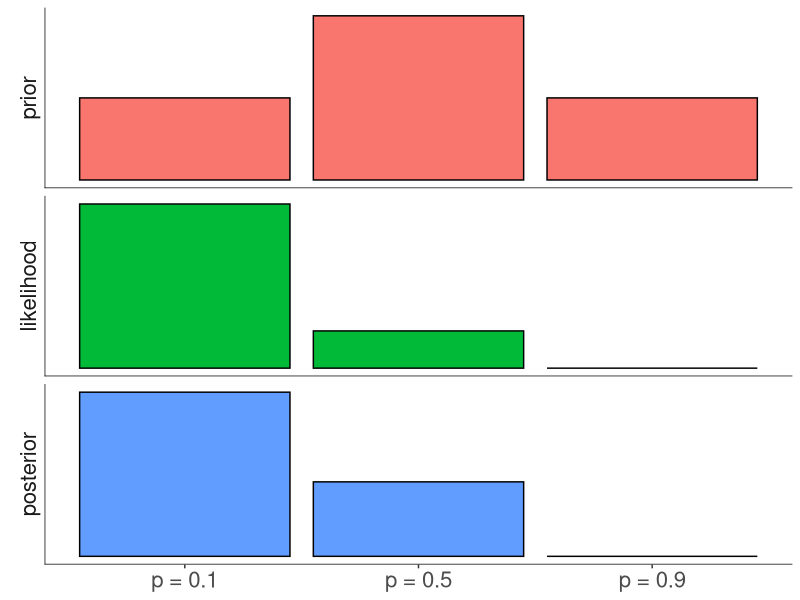
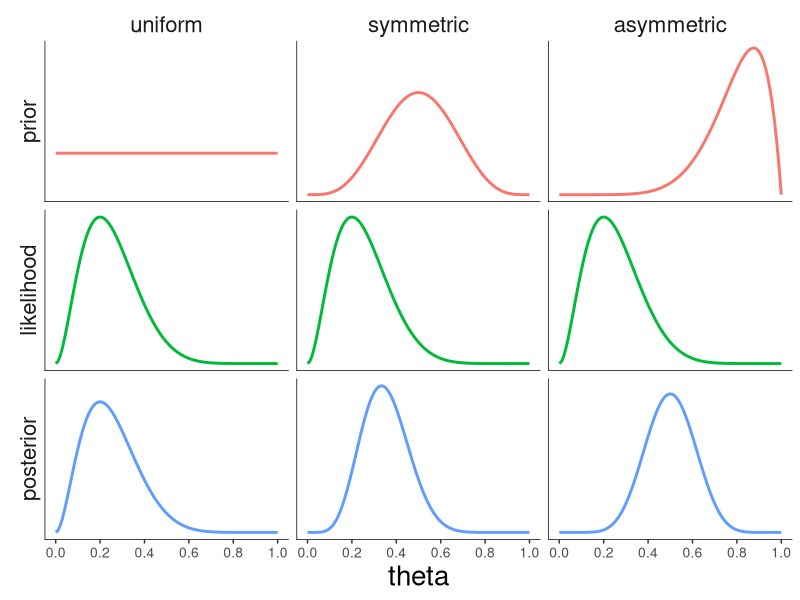
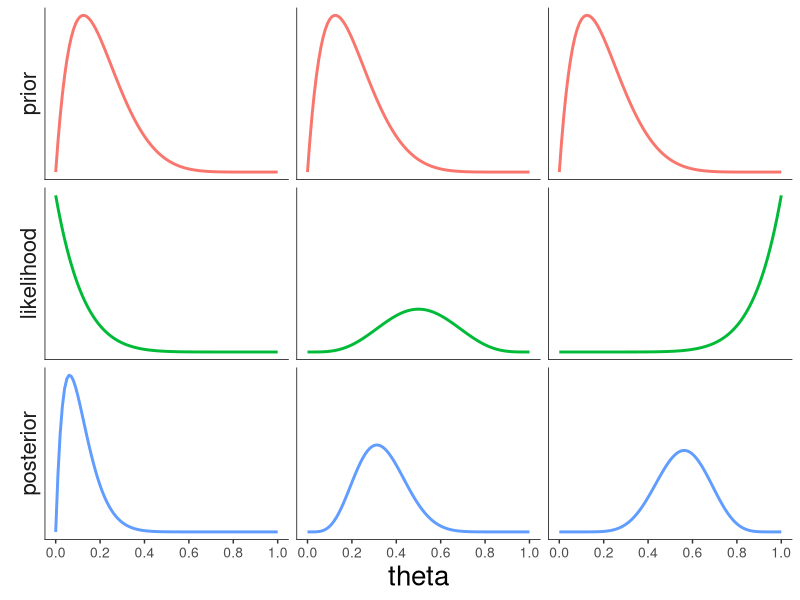
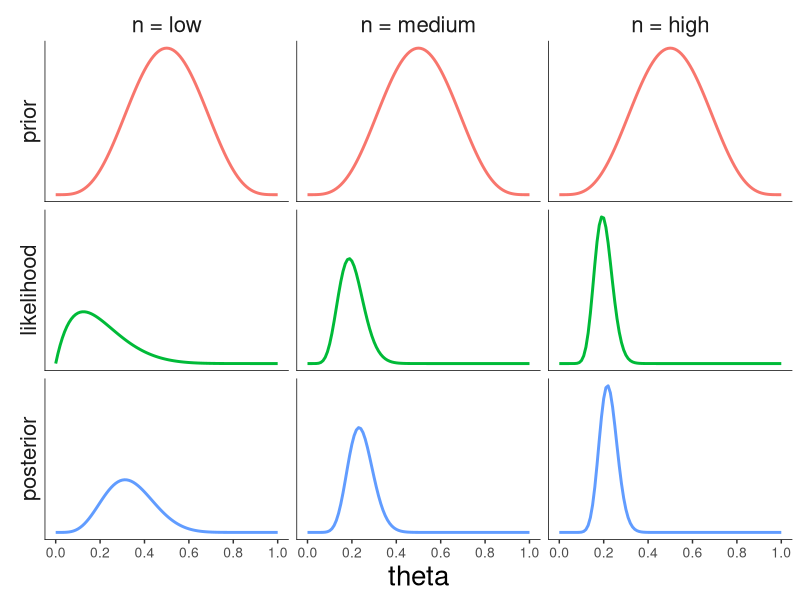

The R source for these figures, in order:
## ---- chunk 1
library("knitr")      # for knitting RMarkdown 
library("patchwork")  # for figure panels
library("tidyverse")  # for wrangling, plotting, etc. 
## ---- chunk 2
theme_set(theme_classic() + #set the theme 
    theme(text = element_text(size = 20))) #set the default text size
## ---- chunk 3
# data 
data = c(0, 1, 1, 0, 1, 1, 1, 1)

# whether observation is a success or failure 
success = c(0, cumsum(data)) 
failure = c(0, cumsum(1 - data))
# I've added 0 at the beginning to show the prior

# plotting function
fun.plot_beta = function(success, failure){
  ggplot(data = tibble(x = c(0, 1)),
         mapping = aes(x = x)) +
    stat_function(fun = "dbeta",
                  args = list(shape1 = success + 1, shape2 = failure + 1),
                  geom = "area",
                  color = "black",
                  fill = "lightblue") +
    coord_cartesian(expand = F) +
    scale_x_continuous(breaks = seq(0.25, 0.75, 0.25)) + 
    theme(axis.title = element_blank(),
          axis.text.y = element_blank(),
          axis.ticks.y = element_blank(),
          plot.margin = margin(r = 1, t = 0.5, unit = "cm"))
}

# generate the plots 
plots = map2(success, failure, ~ fun.plot_beta(.x, .y))

# make a grid of plots
wrap_plots(plots, ncol = 3)
## ---- chunk 4
# data 
data = rep(0:1, c(8, 2))

# parameters 
theta = c(0.1, 0.5, 0.9)

# prior 
prior = c(0.25, 0.5, 0.25)
# prior = c(0.1, 0.1, 0.8) # alternative setting of the prior
# prior = c(0.000001, 0.000001, 0.999998) # another prior setting 

# likelihood 
likelihood = dbinom(sum(data == 1), size = length(data), prob = theta)

# posterior 
posterior = likelihood * prior / sum(likelihood * prior)

# store in data frame 
df.coins = tibble(theta = theta,
                  prior = prior,
                  likelihood = likelihood,
                  posterior = posterior) 

## ---- chunk 5
df.coins %>% 
  pivot_longer(cols = -theta,
               names_to = "index",
               values_to = "value") %>% 
  mutate(index = factor(index, levels = c("prior", "likelihood", "posterior")),
         theta = factor(theta, labels = c("p = 0.1", "p = 0.5", "p = 0.9"))) %>% 
  ggplot(data = .,
         mapping = aes(x = theta,
                       y = value,
                       fill = index)) + 
  geom_bar(stat = "identity",
           color = "black") +
  facet_grid(rows = vars(index),
             switch = "y",
             scales = "free") + 
  annotate("segment", x = -Inf, xend = Inf, y = -Inf, yend = -Inf) + 
  annotate("segment", x = -Inf, xend = -Inf, y = -Inf, yend = Inf) + 
  theme(legend.position = "none",
        strip.background = element_blank(),
        axis.title.y = element_blank(),
        axis.text.y = element_blank(),
        axis.ticks.y = element_blank(),
        axis.title.x = element_blank(),
        axis.line = element_blank())
## ---- chunk 6
# grid
theta = seq(0, 1, 0.01)

# data
data = rep(0:1, c(8, 2))

# calculate posterior
df.prior_effect = tibble(theta = theta, 
                  prior_uniform = dbeta(theta, shape1 = 1, shape2 = 1),
                  prior_normal = dbeta(theta, shape1 = 5, shape2 = 5),
                  prior_biased = dbeta(theta, shape1 = 8, shape2 = 2)) %>% 
  pivot_longer(cols = -theta,
               names_to = "prior_index",
               values_to = "prior") %>% 
  mutate(likelihood = dbinom(sum(data == 1),
                             size = length(data),
                             prob = theta)) %>% 
  group_by(prior_index) %>% 
  mutate(posterior = likelihood * prior / sum(likelihood * prior)) %>% 
  ungroup() %>% 
  pivot_longer(cols = -c(theta, prior_index),
               names_to = "index",
               values_to = "value")

# make the plot
df.prior_effect %>% 
  mutate(index = factor(index, levels = c("prior", "likelihood", "posterior")),
         prior_index = factor(prior_index,
                              levels = c("prior_uniform", "prior_normal", "prior_biased"),
                              labels = c("uniform", "symmetric", "asymmetric"))) %>% 
  ggplot(data = .,
         mapping = aes(x = theta,
                       y = value,
                       color = index)) +
  geom_line(size = 1) + 
  facet_grid(cols = vars(prior_index),
             rows = vars(index),
             scales = "free",
             switch = "y") +
  scale_x_continuous(breaks = seq(0, 1, 0.2)) +
  annotate("segment", x = -Inf, xend = Inf, y = -Inf, yend = -Inf) + 
  annotate("segment", x = -Inf, xend = -Inf, y = -Inf, yend = Inf) + 
  theme(legend.position = "none",
        strip.background = element_blank(),
        axis.title.y = element_blank(),
        axis.text.y = element_blank(),
        axis.ticks.y = element_blank(),
        axis.text.x = element_text(size = 10),
        axis.line = element_blank())
## ---- chunk 7
# grid
theta = seq(0, 1, 0.01)

df.likelihood_effect = tibble(theta = theta, 
                              prior = dbeta(theta, shape1 = 2, shape2 = 8),
                              likelihood_left = dbeta(theta, shape1 = 1, shape2 = 9),
                              likelihood_center = dbeta(theta, shape1 = 5, shape2 = 5),
                              likelihood_right = dbeta(theta, shape1 = 9, shape2 = 1)) %>% 
  pivot_longer(cols = -c(theta, prior),
               names_to = "likelihood_index",
               values_to = "likelihood") %>% 
  group_by(likelihood_index) %>% 
  mutate(posterior = likelihood * prior / sum(likelihood * prior)) %>% 
  ungroup() %>% 
  pivot_longer(cols = -c(theta, likelihood_index),
               names_to = "index",
               values_to = "value")

df.likelihood_effect %>% 
  mutate(index = factor(index, levels = c("prior", "likelihood", "posterior")),
         likelihood_index = factor(likelihood_index,
                                   levels = c("likelihood_left", "likelihood_center", "likelihood_right"),
                                   labels = c("left", "center", "right"))) %>% 
  ggplot(data = .,
         mapping = aes(x = theta,
                       y = value,
                       color = index)) +
  geom_line(size = 1) + 
  facet_grid(cols = vars(likelihood_index),
             rows = vars(index),
             scales = "free",
             switch = "y") +
  scale_x_continuous(breaks = seq(0, 1, 0.2)) +
  annotate("segment", x = -Inf, xend = Inf, y = -Inf, yend = -Inf) + 
  annotate("segment", x = -Inf, xend = -Inf, y = -Inf, yend = Inf) + 
  theme(legend.position = "none",
        strip.background = element_blank(),
        axis.title.y = element_blank(),
        axis.text.y = element_blank(),
        axis.ticks.y = element_blank(),
        axis.text.x = element_text(size = 10),
        axis.line = element_blank(),
        strip.text.x = element_blank())
  
## ---- chunk 8
# grid
theta = seq(0, 1, 0.01)

df.sample_size_effect = tibble(theta = theta, 
                               prior = dbeta(theta, shape1 = 5, shape2 = 5),
                               likelihood_low = dbeta(theta, shape1 = 2, shape2 = 8),
                               likelihood_medium = dbeta(theta, shape1 = 10, shape2 = 40),
                               likelihood_high = dbeta(theta, shape1 = 20, shape2 = 80)) %>% 
  pivot_longer(cols = -c(theta, prior),
               names_to = "likelihood_index",
               values_to = "likelihood") %>% 
  group_by(likelihood_index) %>% 
  mutate(posterior = likelihood * prior / sum(likelihood * prior)) %>% 
  ungroup() %>% 
  pivot_longer(cols = -c(theta, likelihood_index),
               names_to = "index",
               values_to = "value")

df.sample_size_effect %>% 
  mutate(index = factor(index, levels = c("prior", "likelihood", "posterior")),
         likelihood_index = factor(likelihood_index,
                                   levels = c("likelihood_low", "likelihood_medium", "likelihood_high"),
                                   labels = c("n = low", "n = medium", "n = high"))) %>% 
  ggplot(data = .,
         mapping = aes(x = theta,
                       y = value,
                       color = index)) +
  geom_line(size = 1) + 
  facet_grid(cols = vars(likelihood_index),
             rows = vars(index),
             scales = "free",
             switch = "y") +
  scale_x_continuous(breaks = seq(0, 1, 0.2)) +
  annotate("segment", x = -Inf, xend = Inf, y = -Inf, yend = -Inf) + 
  annotate("segment", x = -Inf, xend = -Inf, y = -Inf, yend = Inf) + 
  theme(legend.position = "none",
        strip.background = element_blank(),
        axis.title.y = element_blank(),
        axis.text.y = element_blank(),
        axis.ticks.y = element_blank(),
        axis.text.x = element_text(size = 10),
        axis.line = element_blank())
## ---- chunk 9
sessionInfo()
